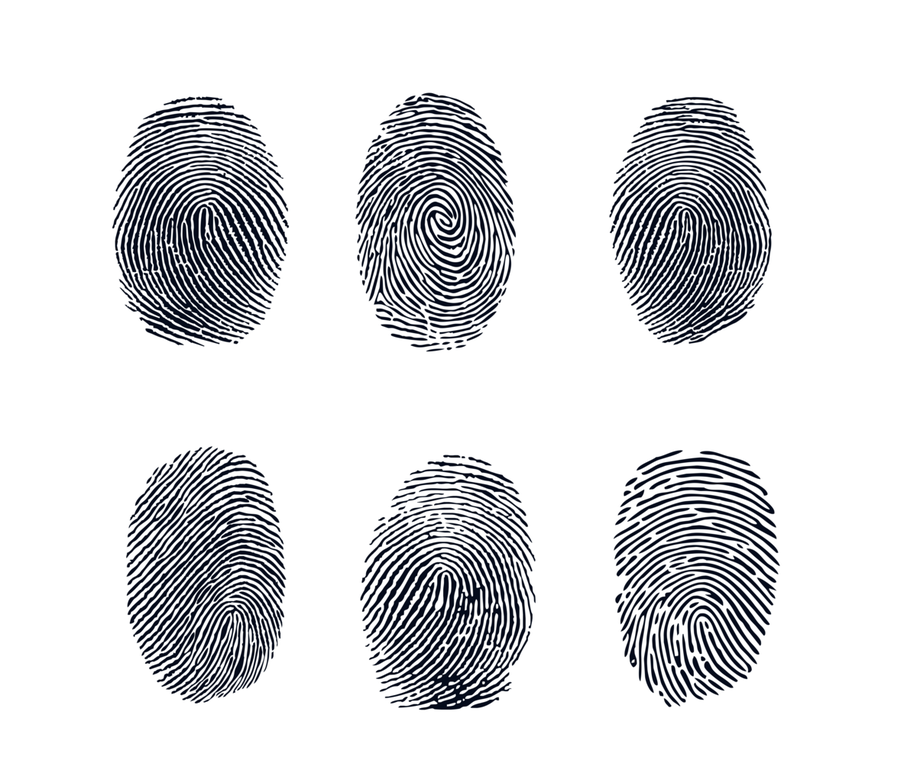
#> input picture Lab9/super_big_fp.png, 917 x 770 px, shrunk from 1200 x 1008 before the run
$ python Zad1.py
#> lines starting #> are read from the running program, lines starting #| are printed output that depends on the picture; after the words box and inside, x2 and y2 are one past the last pixel; in counts of white or black regions, pixels touching at a corner belong together
import numpy as np
import cv2
import skimage
from skimage.morphology import convex_hull_image, erosion
from skimage.morphology import square


def getTerminationBifurcation(img, mask):
    img = img == 255
    (rows, cols) = img.shape
    minutiaeTerm = np.zeros(img.shape)
    minutiaeBif = np.zeros(img.shape)

    for i in range(1, rows - 1):
        for j in range(1, cols - 1):
            if (img[i][j] == 1):
                block = img[i - 1:i + 2, j - 1:j + 2]
                block_val = np.sum(block)
                if (block_val == 2):
                    minutiaeTerm[i, j] = 1
                elif (block_val == 4):
                    minutiaeBif[i, j] = 1

    mask = convex_hull_image(mask > 0)
    mask = erosion(mask, square(5))
    minutiaeTerm = np.uint8(mask) * minutiaeTerm
    return (minutiaeTerm, minutiaeBif)


def removeSpuriousMinutiae(minutiaeList, img, thresh):
    img = img * 0
    SpuriousMin = []
    numPoints = len(minutiaeList)
    D = np.zeros((numPoints, numPoints))
    for i in range(1, numPoints):
        for j in range(0, i):
            (X1, Y1) = minutiaeList[i]['centroid']
            (X2, Y2) = minutiaeList[j]['centroid']

            dist = np.sqrt((X2 - X1) ** 2 + (Y2 - Y1) ** 2);
            D[i][j] = dist
            if (dist < thresh):
                SpuriousMin.append(i)
                SpuriousMin.append(j)

    SpuriousMin = np.unique(SpuriousMin)
    for i in range(0, numPoints):
        if (not i in SpuriousMin):
            (X, Y) = np.int16(minutiaeList[i]['centroid']);
            img[X, Y] = 1

    img = np.uint8(img)
    return (img)


def makeMinucja(img):
    img = np.uint8(img > 128)
    skel = skimage.morphology.skeletonize(img)
    skel = np.uint8(skel) * 255
    mask = img * 255
    (minutiaeTerm, minutiaeBif) = getTerminationBifurcation(skel, mask)

    minutiaeTerm = skimage.measure.label(minutiaeTerm, 8)
    RP = skimage.measure.regionprops(minutiaeTerm)
    minutiaeTerm = removeSpuriousMinutiae(RP, np.uint8(img), 10)

    BifLabel = skimage.measure.label(minutiaeBif, 8)
    TermLabel = skimage.measure.label(minutiaeTerm, 8)

    minutiaeBif = minutiaeBif * 0
    minutiaeTerm = minutiaeTerm * 0

    (rows, cols) = skel.shape
    DispImg = np.zeros((rows, cols, 3), np.uint8)
    DispImg[:, :, 0] = skel
    DispImg[:, :, 1] = skel
    DispImg[:, :, 2] = skel
    RP = skimage.measure.regionprops(BifLabel)
    for i in RP:
        (row, col) = np.int16(np.round(i['Centroid']))
        minutiaeBif[row, col] = 1
        (rr, cc) = skimage.draw.circle_perimeter(row, col, 3)
        skimage.draw.set_color(DispImg, (rr, cc), (255, 0, 0))

    RP = skimage.measure.regionprops(TermLabel)
    for i in RP:
        (row, col) = np.int16(np.round(i['Centroid']))
        minutiaeTerm[row, col] = 1
        (rr, cc) = skimage.draw.circle_perimeter(row, col, 3)
        skimage.draw.set_color(DispImg, (rr, cc), (0, 0, 255))
    return DispImg


img = cv2.imread('super_big_fp.png', 0)[:, :-50]
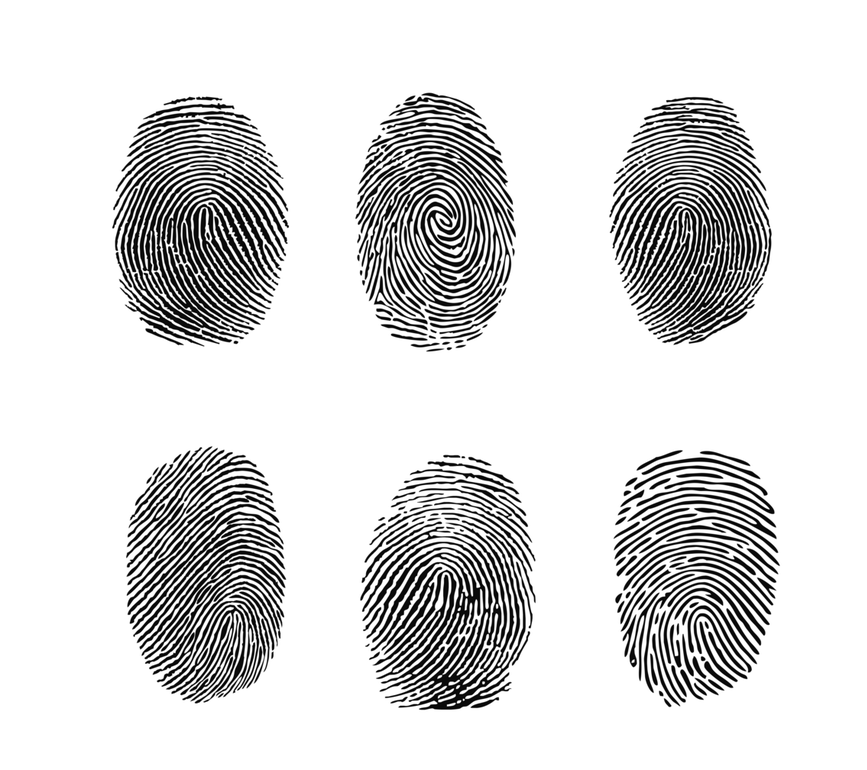
#> img: shape (770, 867); min 0, max 255, mean 218.1
m, n = img.shape
#> m = 770; n = 867
images = dict()
for i in range(2):
    for j in range(3):
        key = 3 * i + j
        images.update({key: img[i * m // 2:(i + 1) * m // 2, j * n // 3:(j + 1) * n // 3]})
#> after the loop, images = 6 items

for i in range(6):
    img = cv2.bitwise_not(images[i])
    result_img = makeMinucja(img)
    cv2.imwrite(f'result{i+1}.png', result_img)
#> this loop made 6 passes
#> pass 1, `img = cv2.bitwise_not(images[i])`:
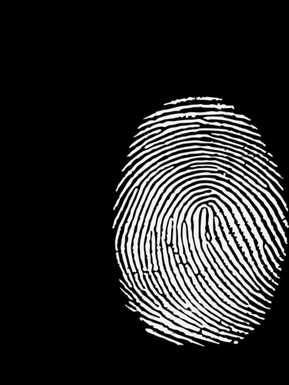
#> img: shape (385, 289); min 0, max 255, mean 42.4
#> pass 1, in makeMinucja, `img = np.uint8(img > 128)`:
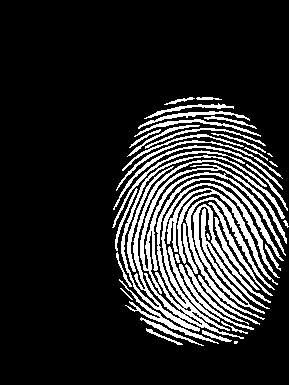
#> img: shape (385, 289); values 0 (black) and 1 (white), 16.8% white; 43 white regions (4 under 20 px), largest, box (x1, y1, x2, y2) and area: (121, 155, 285, 339) 4770, (140, 164, 287, 294) 1900, (193, 204, 271, 314) 1734
#> pass 1, in makeMinucja, `skel = skimage.morphology.skeletonize(img)`:
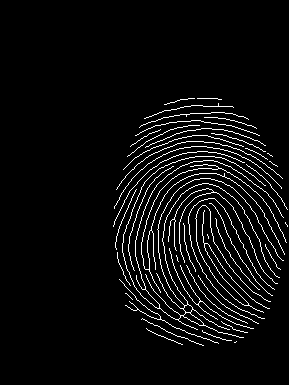
#> skel: shape (385, 289) bool; 4.8% white in thin lines or dots, all inside (x1, y1, x2, y2) = (113, 98, 288, 346)
#> after the loop:
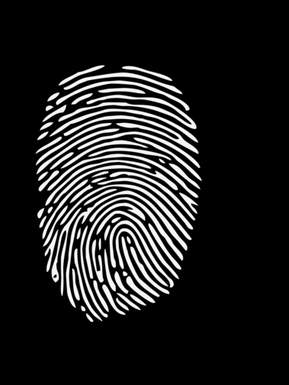
#> img: shape (385, 289); min 0, max 255, mean 33.2
